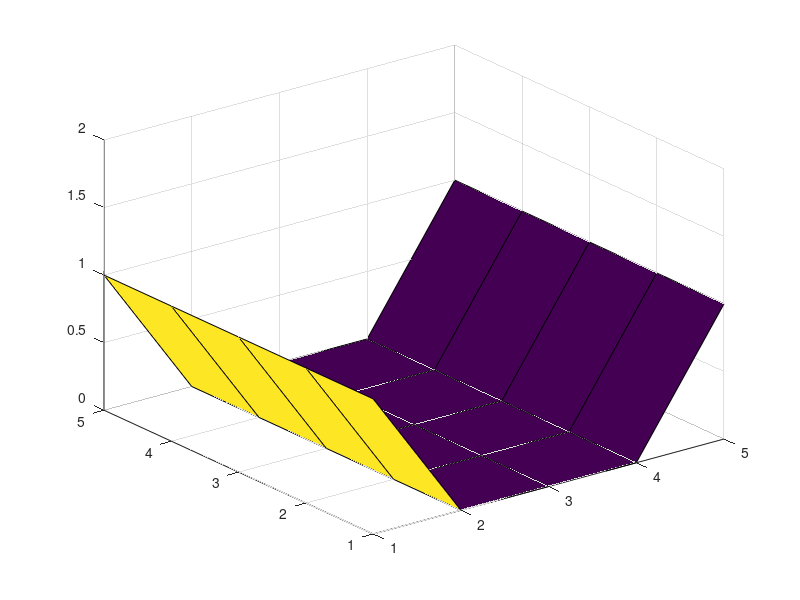

The MATLAB source for this figure: (Note: this script raises an error after producing the figure.)
% David Talson 
% Student number: 101022690
% ELEC4700 PA 4700

% Matrix V of size (rows x columns)
rows = 5;
columns = 5;

% Inital guess
Vmatrix = zeros(rows,columns);

% Set boundary condition on left 
Vmatrix(:,1) = 1;

% Set boundary condition on right
Vmatrix(:,columns) = 1;

% Meshgrid for surf 
[r,c] = meshgrid(1:size(Vmatrix,2),1:size(Vmatrix,1));

for numIterations = 1:50
    figure(1)
    surf(r,c,Vmatrix)
    zlim([0,2])
%     figure(2)
%     [dx,dy] = gradient(V,1,1);
    %quiver(r,c,dx,dy) 
    pause(0.2)
    for matrixCol = 2: columns-1
        for matrixRow  = 1: rows
            
            % Solution for top boundary condition 
            if matrixRow == 1
                 Vmatrix(matrixRow,matrixCol) = (V(matrixRow+1,matrixCol)+V(matrixRow,matrixCol-1)+V(matrixRow,matrixCol+1))/3;
                 % Vmatrix(matrixRow,matrixCol) = 0;
                 
            % Solution for bottom boundary condition
            elseif matrixRow == rows
                 Vmatrix(matrixRow,matrixCol) = (V(matrixRow-1,matrixCol)+V(matrixRow,matrixCol-1)+V(matrixRow,matrixCol+1))/3;
                 % Vmatrix(matrixRow,matrixCol) = 0;  
                 
            % Solution for interior of matrix
            else
                Vmatrix(matrixRow,matrixCol) = (Vmatrix(matrixRow+1,matrixCol)+Vmatrix(matrixRow-1,matrixCol)+Vmatrix(matrixRow,matrixCol-1)+Vmatrix(matrixRow,matrixCol+1))/4;
            end
        end
    end
    % Another method of solution
    Vmatrix_new = imboxfilt(Vmatrix,3);
end

[dx,dy] = gradient(Vmatrix,1,1);
figure(2)
% Vector field
quiver(r,c,dx,dy) 
figure(3)
surf(r,c,Vmatrix_new);
